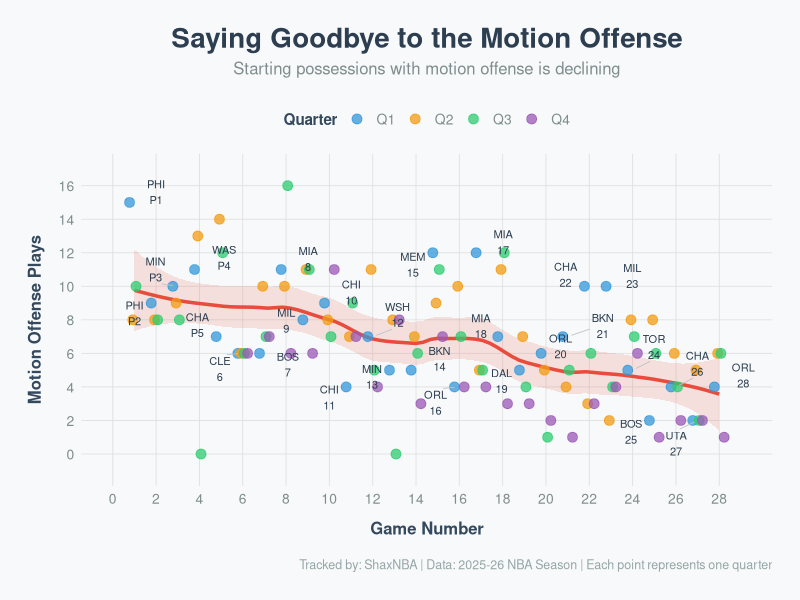

Source code (R):
library(ggplot2)
library(dplyr)
library(tidyr)
library(ggrepel)

# Create the dataset
motion_data <- data.frame(
  Game = c("P1", "P2", "P3", "P4", "P5", 1:23),
  Q1 = c(15, 9, 10, 11, 7, 6, 6, 11, 8, 9, 4, 7, 5, 5, 12, 4, 12, 7, 5, 6, 7, 10, 10, 5, 2, 4, 2, 4),
  Q2 = c(8, 8, 9, 13, 14, 6, 10, 10, 11, 8, 7, 11, 8, 7, 9, 10, 5, 11, 7, 5, 4, 3, 2, 8, 8, 6, 5, 6),
  Q3 = c(10, 8, 8, 0, 12, 6, 7, 16, 11, 7, 9, 5, 0, 6, 11, 7, 5, 12, 4, 1, 5, 6, 4, 7, 6, 4, 2, 6),
  Q4 = c(0, 0, 0, 0, 4, 6, 7, 6, 6, 11, 7, 4, 8, 3, 7, 4, 4, 3, 3, 2, 1, 3, 4, 6, 1, 2, 2, 1),
  stringsAsFactors = FALSE
)

# Add opponent names
opponents <- c(
  "PHI", "PHI", "MIN", "WAS", "CHA",  # Preseason
  "CLE", "BOS", "MIA", "MIL", "CHI", "CHI", "WSH", "MIN", 
  "BKN", "MEM", "ORL", "MIA", "MIA", "DAL", "ORL", "BKN", 
  "CHA", "MIL", "TOR", "BOS", "CHA", "UTA", "ORL"  # Regular season
)

motion_data$Opponent <- opponents
motion_data$Game_Num <- 1:nrow(motion_data)

# Reshape data to long format
plot_data <- motion_data %>%
  pivot_longer(cols = c(Q1, Q2, Q3, Q4), 
               names_to = "Quarter", 
               values_to = "Motion_Plays") %>%
  mutate(Quarter_Num = as.numeric(gsub("Q", "", Quarter)),
         X_Position = Game_Num + (Quarter_Num - 2.5) * 0.15,
         Game_Label = ifelse(Game_Num <= 5, Game, Game_Num),
         Label = paste0(Opponent, "\n", Game_Label)) %>%
  # Remove Q4 from preseason games (games 1-5)
  filter(!(Game_Num <= 5 & Quarter == "Q4"))

# Create modern, visually appealing plot
ggplot(plot_data, aes(x = X_Position, y = Motion_Plays)) +
  geom_smooth(aes(x = Game_Num), method = "loess", se = TRUE, 
              color = "#E74C3C", fill = "#E74C3C", alpha = 0.15, 
              size = 1.2, span = 0.5) +
  geom_point(aes(color = Quarter), size = 3, alpha = 0.75) +
  geom_text_repel(data = plot_data %>% filter(Quarter == "Q1"),
                  aes(label = Label, x = Game_Num), 
                  size = 2.8, 
                  family = "sans",
                  box.padding = 0.5,
                  point.padding = 0.3,
                  max.overlaps = 30,
                  color = "#2C3E50",
                  segment.color = "#BDC3C7",
                  segment.size = 0.3) +
  scale_color_manual(values = c("Q1" = "#3498DB", "Q2" = "#F39C12", 
                                "Q3" = "#2ECC71", "Q4" = "#9B59B6")) +
  scale_x_continuous(breaks = seq(0, 28, 2), limits = c(0, 29)) +
  scale_y_continuous(breaks = seq(0, 16, 2), limits = c(-1, 17)) +
  labs(
    title = "Saying Goodbye to the Motion Offense",
    subtitle = "Starting possessions with motion offense is declining",
    x = "Game Number",
    y = "Motion Offense Plays",
    color = "Quarter",
    caption = "Tracked by: ShaxNBA | Data: 2025-26 NBA Season | Each point represents one quarter"
  ) +
  theme_minimal(base_family = "sans") +
  theme(
    plot.background = element_rect(fill = "#F8F9FA", color = NA),
    panel.background = element_rect(fill = "#F8F9FA", color = NA),
    panel.grid.major = element_line(color = "#E0E0E0", size = 0.3),
    panel.grid.minor = element_blank(),
    
    plot.title = element_text(size = 20, face = "bold", hjust = 0.5, 
                              color = "#2C3E50", margin = margin(b = 5)),
    plot.subtitle = element_text(size = 12, hjust = 0.5, 
                                 color = "#7F8C8D", margin = margin(b = 15)),
    plot.caption = element_text(size = 9, color = "#95A5A6", hjust = 1,
                                margin = margin(t = 15)),
    
    axis.title = element_text(size = 12, face = "bold", color = "#34495E"),
    axis.text = element_text(size = 10, color = "#7F8C8D"),
    axis.title.x = element_text(margin = margin(t = 10)),
    axis.title.y = element_text(margin = margin(r = 10)),
    
    legend.position = "top",
    legend.title = element_text(size = 11, face = "bold", color = "#34495E"),
    legend.text = element_text(size = 10, color = "#7F8C8D"),
    legend.background = element_rect(fill = "#F8F9FA", color = NA),
    legend.key = element_rect(fill = "#F8F9FA", color = NA),
    
    plot.margin = margin(20, 20, 20, 20)
  )